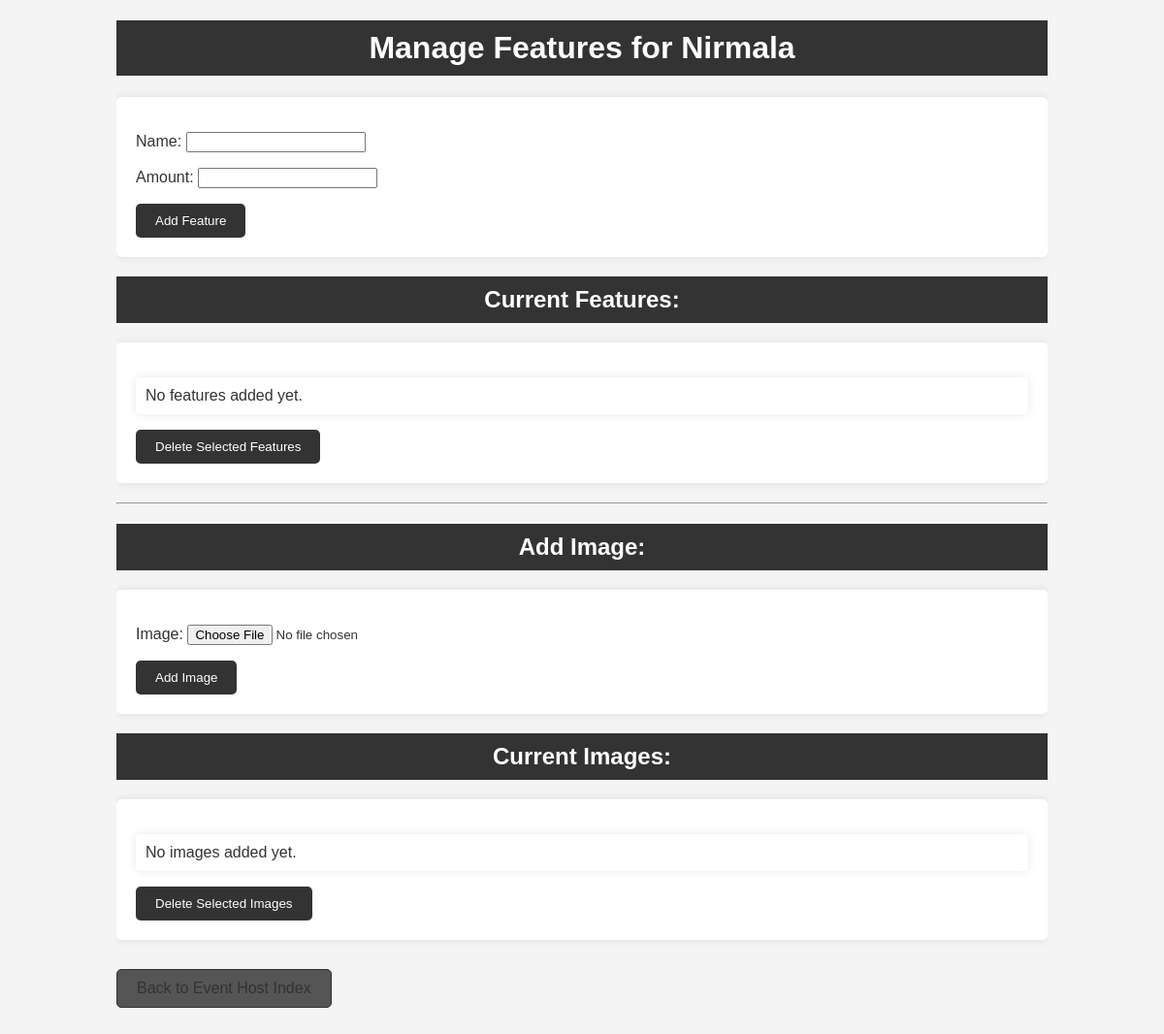
Before: /event_features/2/ (signed in) with the older database file.
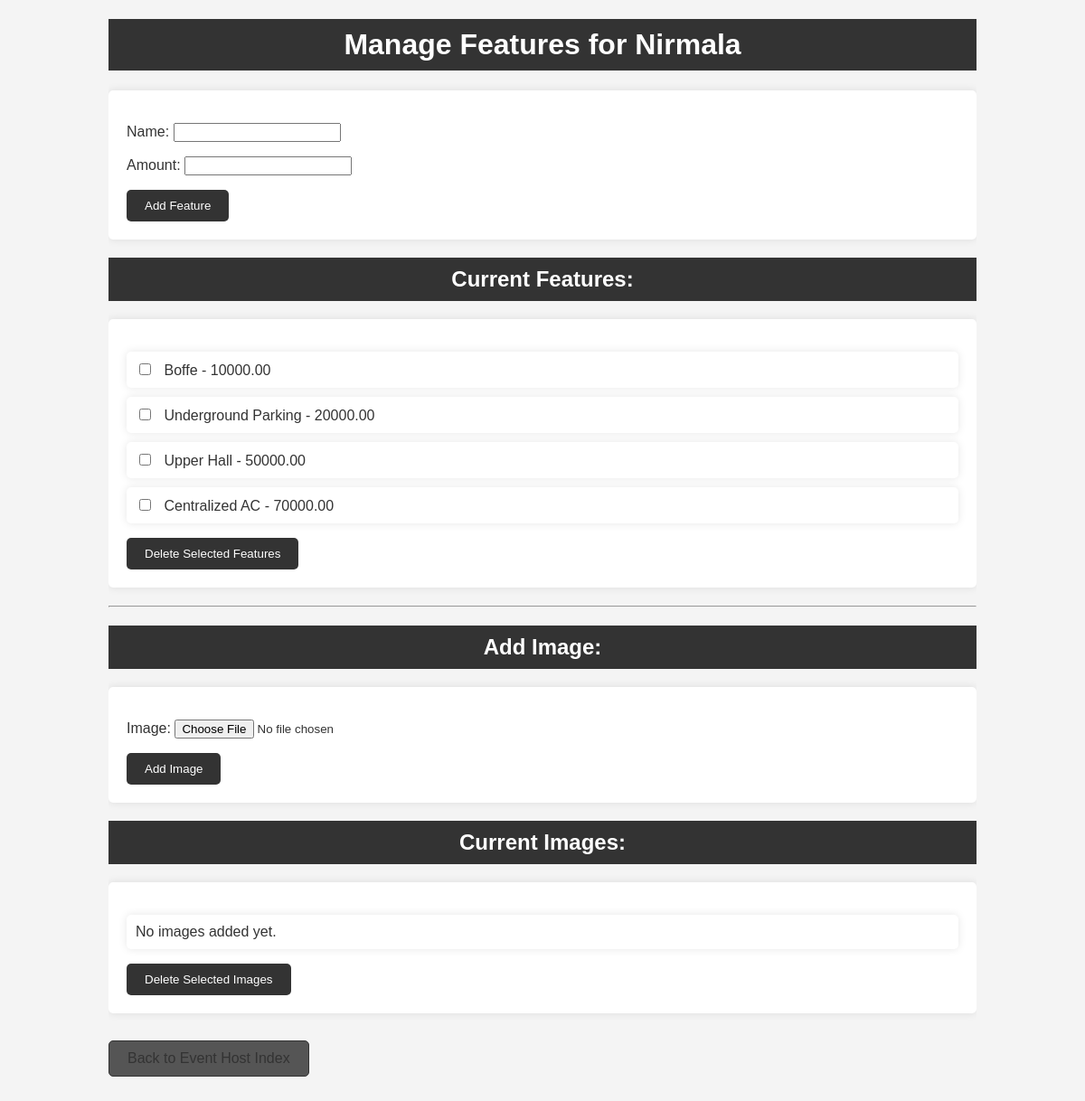
After: the same page with the newer database file.
### auditorium/models.py (models this page shows)
class Feature(models.Model):
    name = models.CharField(max_length=255)
    amount = models.DecimalField(max_digits=10, decimal_places=2)
    auditorium = models.ForeignKey(Auditorium, related_name='auditorium_features', on_delete=models.CASCADE)

### auditorium/views.py (the view, shortened to what this page needs)
# urls.py: path('event_features/<int:auditorium_id>/', views.event_features, name='event_features'),
@login_required
def event_features(request, auditorium_id):
    auditorium = get_object_or_404(Auditorium, id=auditorium_id)
    features = Feature.objects.filter(auditorium=auditorium)
    images = AuditoriumImage.objects.filter(auditorium=auditorium)
    class FeatureForm(forms.ModelForm):
        class Meta:
            model = Feature
            fields = ['name', 'amount']
    class ImageForm(forms.ModelForm):
        class Meta:
            model = AuditoriumImage
            fields = ['image']
    feature_form = FeatureForm()
    image_form = ImageForm()
    context = {
        'auditorium': auditorium,
        'features': features,
        'images': images,
        'feature_form': feature_form,
        'image_form': image_form,
    }
    return render(request, 'event_features.html', context)

### auditorium/views.py
    class FeatureForm(forms.ModelForm):
        class Meta:
            model = Feature
            fields = ['name', 'amount']

    class ImageForm(forms.ModelForm):
        class Meta:
            model = AuditoriumImage
            fields = ['image']

### auditorium/templates/event_features.html (shortened to what this page needs)
<!DOCTYPE html>
<html>
<head>
</head>
<body>
    <div class="container">
        <h1>Manage Features for {{ auditorium.user.username }}</h1>
        <form method="post">
            {{ feature_form.as_p }}
            <button type="submit" name="add_feature">Add Feature</button>
        </form>
        <h2>Current Features:</h2>
        <form method="post">
            <ul>
                {% for feature in features %}
                    <li>
                        <div>
                            <input type="checkbox" name="feature_ids" value="{{ feature.id }}">
                            {{ feature.name }} - {{ feature.amount }}
                        </div>
                    </li>
                {% empty %}
                    <li>No features added yet.</li>
                {% endfor %}
            </ul>
            <button type="submit" name="delete_features">Delete Selected Features</button>
        </form>
        <hr>
        <h2>Add Image:</h2>
        <form method="post" enctype="multipart/form-data">
            {{ image_form.as_p }}
            <button type="submit" name="add_image">Add Image</button>
        </form>
        <h2>Current Images:</h2>
        <form method="post">
            <ul>
                {% for image in images %}
                    <li>
                        <div>
                            <input type="checkbox" name="image_ids" value="{{ image.id }}">
                            <img src="{{ image.image.url }}" alt="Image" style="max-width: 200px; max-height: 200px;">
                        </div>
                    </li>
                {% empty %}
                    <li>No images added yet.</li>
                {% endfor %}
            </ul>
            <button type="submit" name="delete_images">Delete Selected Images</button>
        </form>
        <a class="back-btn" href="{% url 'event_host_index' %}">Back to Event Host Index</a>
    </div>
</body>
</html>

Changed rows visible on the page:
added Feature: name "Boffe", amount "10000.00"
added Feature: name "Underground Parking", amount "20000.00"
added Feature: name "Upper Hall", amount "50000.00"
added Feature: name "Centralized AC", amount "70000.00"
Other visible differences:
text no longer shown: "No features added yet."
